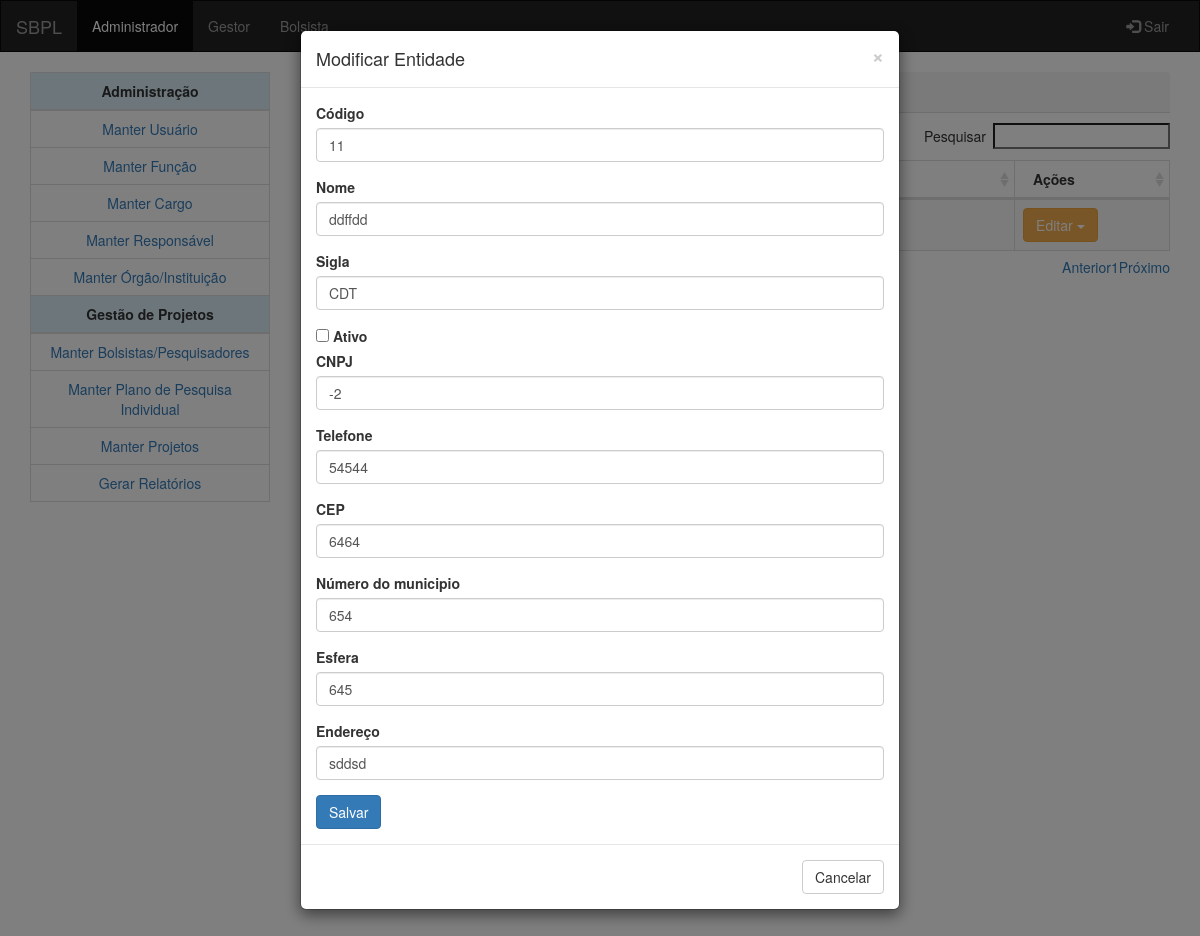
/administracao/entidade/1/editar, run on the app's committed database.
### core/models.py (models this page shows)
class Entidade(models.Model):
    co_entidade = models.CharField('Código', max_length=32, unique=True)
    no_entidade = models.CharField('Nome', max_length=32, unique=True)
    sg_entidade = models.CharField('Sigla', max_length=32, unique=True)
    ic_ativo = models.BooleanField('Ativo')
    cnpj = models.IntegerField('CNPJ', unique=True)
    telefone = models.IntegerField('Telefone')
    cep = models.IntegerField('CEP')
    nu_municipio = models.IntegerField('Número do municipio')
    co_esfera = models.CharField('Esfera', max_length=32, unique=True)
    de_endereco = models.CharField('Endereço', max_length=128, unique=True)

### administracao/views.py (the view)
# urls.py: url(r'^entidade/(?P<pk>[0-9]+)/editar$', views.entidade, name='entidade-editar'),
def entidade(request, pk=None, pkdelete=None):
    return handler("Entidade", request, pk, pkdelete)

### administracao/forms.py
class EntidadeForm(BaseForm):
    preview = ['no_entidade', 'ic_ativo', 'cnpj', 'nu_municipio']
    class Meta:
        model = Entidade
        fields = get_fields(model)

### administracao/views.py (called while the page is built)
def handler(model, request, pk, pkdelete):
    if pkdelete:
        item = globals()[model].objects.get(pk=pkdelete)
        if item:
            item.delete()
        return redirect(model.lower())
    if request.method == 'POST':
        form = globals()[model+'Form'](request.POST, instance=globals()[model].objects.get(pk=pk)) if pk else globals()[model+'Form'](request.POST)
        if form.is_valid() and form.save():
            return redirect(model.lower())
    elif request.method == 'GET':
        form = globals()[model+'Form'](instance=globals()[model].objects.get(pk=pk)) if pk else globals()[model+'Form']()
    if pk:
        form.is_edit = True
    return render(request, 'administracao/crud-withmodal.html', {
        'data': globals()[model].objects.all(),
        'form': form,
        'content_title': globals()[model]._meta.verbose_name_plural.title()
    })

### common/templatetags/getattr.py (called while the page is built)
@register.filter
def getattr (obj, args):
    args = args.split(',')
    if len(args) == 1:
        (attribute, default) = [args[0], '']
    else:
        (attribute, default) = args
    try:
        return obj.__getattribute__(attribute)
    except AttributeError:
         return  obj.__dict__.get(attribute, default)
    except:
        return default

### common/templatetags/meta.py (called while the page is built)
@register.filter
def model_name(instance):
    return instance.__class__.__name__.lower()

@register.filter
def is_bool(value):
    return type(value) is bool

### common/templatetags/verbose.py (called while the page is built)
@register.simple_tag
def verbose(instance, field_name):
    return instance._meta.get_field(field_name).verbose_name

@register.simple_tag
def class_verbose(object):
    return object._meta.verbose_name.title()

### utils/lists.py (called while the page is built)
def remove(item_name, list):
    return list.remove(item_name) if item_name in list else list

### administracao/templates/administracao/crud-withmodal.html (shortened to what this page needs)
{% extends 'administracao/crud-table.html' %}
{% load static %}
{% load verbose %}
{% load bootstrap3 %}
{% block modal %}
    <div id="modal-create" class="modal fade" role="dialog">
        <div class="modal-dialog">
            <div class="modal-content">
                <div class="modal-header">
                    <button type="button" class="close" data-dismiss="modal">&times;</button>
                    <h4 class="modal-title">{% if form.is_edit %}Modificar{% else %}
                        Criar{% endif %} {% class_verbose form.instance %}</h4>
                </div>
                <div class="modal-body">
                    <form action="" method="post" class="form">
                        {% bootstrap_form form %}
                        {% buttons %}
                            <button type="submit" class="btn btn-primary">
                                {% bootstrap_icon "star" %} Salvar
                            </button>
                        {% endbuttons %}
                    </form>
                </div>
                <div class="modal-footer">
                    <button type="button" class="btn btn-default" data-dismiss="modal">Cancelar</button>
                </div>
            </div>
        </div>
    </div>
{% endblock %}

### administracao/templates/administracao/crud-table.html (shortened to what this page needs)
{% extends 'administracao/default.html' %}
{% load static %}
{% load verbose %}
{% load getattr %}
{% load meta %}
{% load bootstrap3 %}
{% block css %}
    <link href="{% static 'common/admin2/vendor/datatables-plugins/dataTables.bootstrap.css' %}"
          rel="stylesheet">
    <link href="{% static 'common/admin2/vendor/datatables-responsive/dataTables.responsive.css' %}"
          rel="stylesheet">
    <link rel="stylesheet" href="https://cdn.datatables.net/buttons/1.4.2/css/buttons.dataTables.min.css">
{% endblock %}
{% block content %}
    <table width="100%" class="table table-striped table-bordered table-hover" id="dataTables-example">
        {% block records %}
            <thead>
            <tr>
                <th>Ações</th>
            </tr>
            </thead>
            <tbody>
            {% for item in data %}
                <tr class="odd gradeX">
                    {% for field in form.preview %}
                        {% with item|getattr:field as value %}
                            <td>
                            </td>
                        {% endwith %}
                    {% endfor %}
                    <td>
                        <div class="btn-group">
                            <button type="button" class="btn btn-warning dropdown-toggle" data-toggle="dropdown">
                                Editar
                                <span class="caret"></span>
                            </button>
                        </div>
                    </td>
                </tr>
            {% endfor %}
            </tbody>
        {% endblock %}
    </table>
    {% block modal %}
    {% endblock %}
{% endblock %}

### data on the page
Entidade: co_entidade "11", no_entidade "ddffdd", sg_entidade "CDT", cnpj "-2", telefone "54544", cep "6464", nu_municipio "654", co_esfera "645", de_endereco "sddsd"
